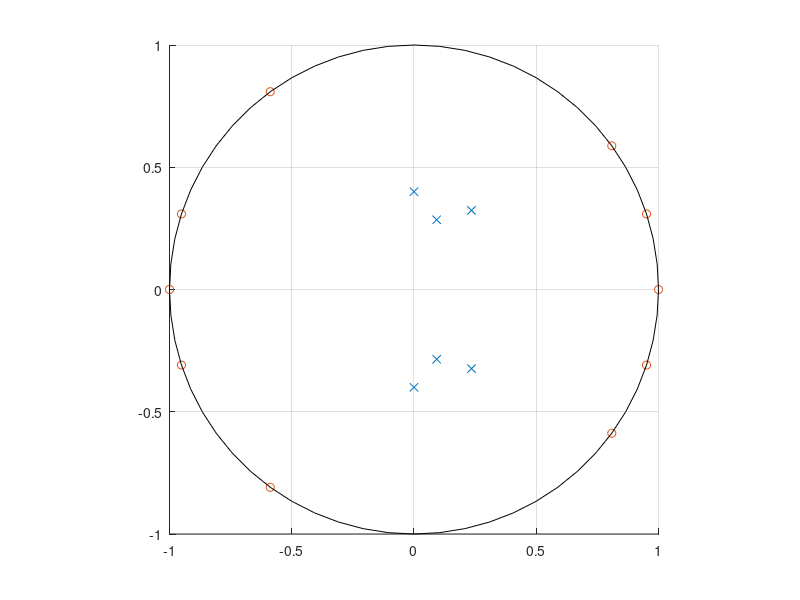
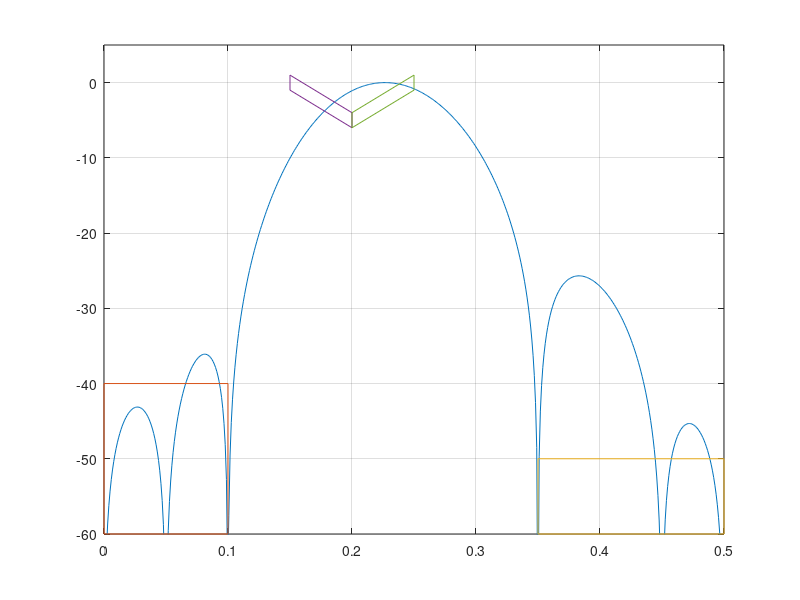

MATLAB code for these plots, in order:
%% Lab 3 - Task 2

%This function is designed to take pole and zeros in the z-plane and create
%a filter based on those poles.  Our specific filter was required to
%attenuate -40dB at frequencies below f = .1 and -50dB at frequencies above
%f = .35.  In the .15 < f < .25 band, there is a pass band which must fit
%the graph given in the lab manual.

N = 1024;
f = linspace(0,1,N);
w = 2*pi*f;
z = exp(j*w);




iir_poles =[
    .4 * exp(j*2*pi*.15*[1 -1]), ...
    .3 * exp(j*2*pi*.2*[1 -1]), ...
    .4 * exp(j*2*pi*.25*[1 -1])
    
    
];

iir_zeros =[
   	1, ...
    -1, ...
    exp(j*2*pi*.1*[1 -1]), ...
    exp(j*2*pi*.05*[1 -1]), ...
    exp(j*2*pi*.35*[1 -1]), ...
    exp(j*2*pi*.45*[1 -1]), ...
];

num = poly(iir_zeros);
den = poly(iir_poles);
hold on;
plot(iir_poles, 'x');
plot(iir_zeros, 'o');
rectangle('Position',[-1 -1 2 2],'Curvature',[1 1]);
grid;
axis square;

k = 1/(max(abs(polyval(num,z)./polyval(den,z))));

H = 20*log10(k*abs(polyval(num,z)./polyval(den,z)));

figure;
plot(f,H);
hold on;
grid on;
xlim([0 .5]);
ylim([-60, 5]);

%% Geometric Limits for Gain
plot([0 .1 .1 0 0],[-40 -40 -60 -60 -40])
plot([.35 .5 .5 .35 .35],[-50 -50 -60 -60 -50])

plot([.15 .2 .2 .15 .15],[1 -4 -6 -1 1])
plot([.2 .25 .25 .2 .2],[-4 1 -1 -6 -4]);








